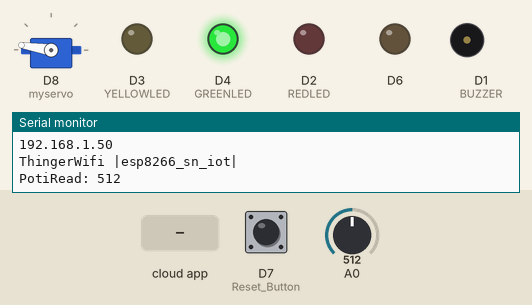
Simulated run of this sketch. Board: ESP8266 (NodeMCU). Parts: servo, output pins drawn as LEDs (lit = HIGH), buzzer (waves = sounding, pin HIGH), the last lines printed to the serial monitor. Inputs (shaded band) come from the test bench; at power-on: D7 (Reset_Button) HIGH, A0 = 512. WiFi joins after 1.5 s; servers stay silent unless stated.

Above: at 2.7 s.
2.8 s: the phone or cloud app sets refill to 1
5.8 s: the phone or cloud app sets draining to 0
At 6.5 s:
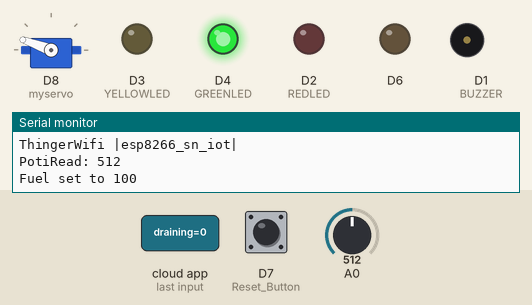
7.3 s: the phone or cloud app sets draining to 1
At 7.42 s:
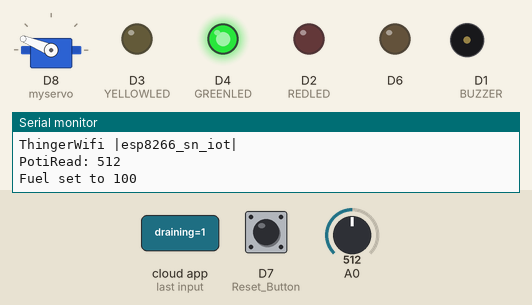
At 10.19 s:
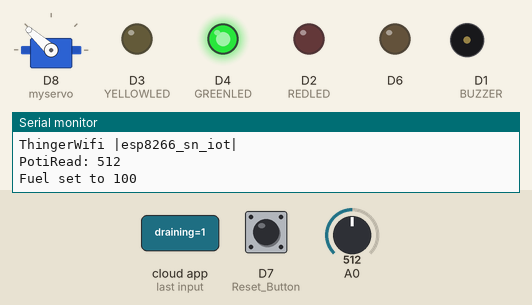
Timing chart, 0 to 22.8 s (numbered marks = the images above; inputs shaded):
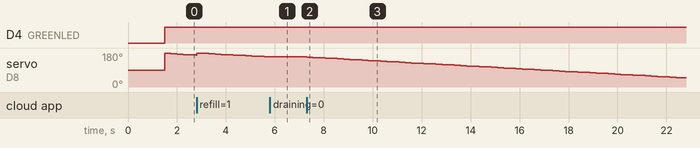

Measured:
- after the input at 5.8 s, servo on D8 (myservo): stays 160° (without the input it goes to 158° after 0.02 s)
- after the input at 7.3 s, servo on D8 (myservo): moves from 160° to 48° over 15.3 s, starting at once

The sketch:

CreatorCon-IoT-Arduino-Sketch.ino
```cpp
#include <ESP8266WiFi.h>
#include <ThingerESP8266.h>
#include <Servo.h>

#define ALARMSPEAKER 1
#define ALARMON      LOW
#define ALARMOFF     HIGH
#define BUZZER       D1
#define REDLED       D2
#define YELLOWLED    D3
#define GREENLED     D4

// Configuration
#define ssid     "YourWiFiSSID"
#define password "YourWiFiPassword"
#define LEVEL2DEGREE   1.8
#define MILLISTOWAIT   250    // Controls rate of drain
#define MILLISTOREPORT 6000
#define MUTEALARM      0      // 1 = Mute On, 0 = Mute Off

const char* thingerUsername         = "YourThingerUsername";         // Thinger.io account username
const char* thingerDeviceCredential = "YourThingerDeviceCredential"; // NOT Thinger.io account password

// Define Thinger
ThingerESP8266 *thing;
String myDeviceBaseName = "esp8266_sn_iot";
char deviceName[64];

Servo myservo;  // create servo object to control a servo

// States to control
bool resetPressed = false;  // Button
bool alert        = false;
bool outage       = false;
bool draining     = true;
bool step1        = false;
int fuelLevel     = 100;
unsigned long tMoved;

// Runtime parameters
unsigned int millis_to_wait     = MILLISTOWAIT;
float        level_to_degree    = LEVEL2DEGREE;
unsigned int warning_fuel_level = 20;
unsigned int mute_alarm         = MUTEALARM;

void connectToWiFi() {
  Serial.println();
  Serial.println();
  Serial.print("Connecting to ");
  Serial.println(ssid);

  WiFi.begin(ssid, password);

  while (WiFi.status() != WL_CONNECTED) {
    delay(500);
    Serial.print(".");
  }

  Serial.println("");
  Serial.println("WiFi connected");
  Serial.println("IP address: ");
  Serial.println(WiFi.localIP());
}

void setup() {
  Serial.begin(115200);
  myservo.attach(D8);
  tMoved = millis();

  pinMode(YELLOWLED, OUTPUT);
  pinMode(GREENLED,  OUTPUT);
  pinMode(REDLED,    OUTPUT);
  pinMode(BUZZER,    OUTPUT);
  pinMode(D6,        OUTPUT);
  pinMode(D7,        INPUT_PULLUP); //Reset Button
  myservo.attach(D8);  // attaches the servo on pin D8 to the servo object

  pinMode(BUILTIN_LED, OUTPUT);

  connectToWiFi();

  myDeviceBaseName.toCharArray( deviceName, myDeviceBaseName.length() + 1 );
  Serial.print( "ThingerWifi |" );
  Serial.print( deviceName );
  Serial.println( "|" );

  thing =  new ThingerESP8266(thingerUsername, deviceName, thingerDeviceCredential);

  (*thing)["led"] << digitalPin(BUILTIN_LED);

  (*thing)["draining"] << [](pson & in) {
    if (in.is_empty()) {
      in = true;
    }
    else {
      if (in) {
        draining = true;
      } else {
        draining = false;
      }
    }
  };

  (*thing)["refill"] << [](pson & in) {
    if (in.is_empty()) {
      in = false;
    }
    else {
      if (in) {
        doRefill();
      }
    }
  };

  (*thing)["mute"] << [](pson & in) {
    if (in.is_empty()) {
      in = (bool) mute_alarm;
    }
    else {
      if (in) {
        Serial.println("Mute");
        mute_alarm = 1;
      } else {
        Serial.println("UnMute");
        mute_alarm = 0;
      }
    }
  };
}

void doRefill() {
  Serial.println("Fuel set to 100");
  fuelLevel = 100;
  tMoved    = millis();
  alert     = false;
  outage    = false;

  // Message to Instance
  pson myMessage;
  myMessage["u_message"]        = "Coolant was refilled!";
  myMessage["u_device_id"]      = myDeviceBaseName;
  myMessage["u_sensor"]         = "Coolant level";
  myMessage["u_sensor_reading"] = fuelLevel;
  (*thing).call_endpoint(deviceName, myMessage);

}

void doLED() {
  if (fuelLevel > warning_fuel_level) {
    digitalWrite(GREENLED,  1);
    digitalWrite(YELLOWLED, 0);
    digitalWrite(REDLED,    0);
    digitalWrite(D1,        0);

  }
  else {
    if (fuelLevel > 0) {
      digitalWrite(GREENLED,  0);
      digitalWrite(YELLOWLED, 1);
    } else {
      digitalWrite(REDLED,    1);
      digitalWrite(YELLOWLED, 0);
      digitalWrite(D1,        !mute_alarm);
    }
  }
}

void loop() {
  (*thing).handle();

  if (digitalRead(D7) && !resetPressed) {
    Serial.print("PotiRead: ");
    Serial.println(analogRead(A0));
    resetPressed = true;

    if (step1 && analogRead(A0) < 50 ) {
      doRefill();
      step1 = false;
    }
    if (analogRead(A0) > 800 && !step1) {
      step1 = true;
    } else {
      step1 = false;
    }
  }

  if (!digitalRead(D7) && resetPressed) {
    resetPressed = false;
    Serial.println("Setting resetPressed to 'false'");
  }

  if (draining && fuelLevel > 0 && (millis() - tMoved) > millis_to_wait) {
    fuelLevel--;
    tMoved = millis();
  }
  doLED();

  myservo.write((int) fuelLevel * level_to_degree);

  if (fuelLevel < warning_fuel_level && !alert) {
    Serial.println("Coolant warning threshold");
    alert = true;
    pson myMessage;
    myMessage["u_message"] = "Coolant level has reached a warning threshhold - Please refill!";
    myMessage["u_device_id"] = myDeviceBaseName;
    myMessage["u_sensor"] = "Coolant level";
    myMessage["u_sensor_reading"] = fuelLevel;
    (*thing).call_endpoint(deviceName, myMessage);
  }

  if (fuelLevel == 0 && !outage) {
    Serial.println("Coolant empty");
    outage = true;
    pson myMessage;
    myMessage["u_message"] = "Coolant is empty! Shutting down device!";
    myMessage["u_device_id"] = myDeviceBaseName;
    myMessage["u_sensor"] = "Coolant level";
    myMessage["u_sensor_reading"] = fuelLevel;
    (*thing).call_endpoint(deviceName, myMessage);
  }
}
```
